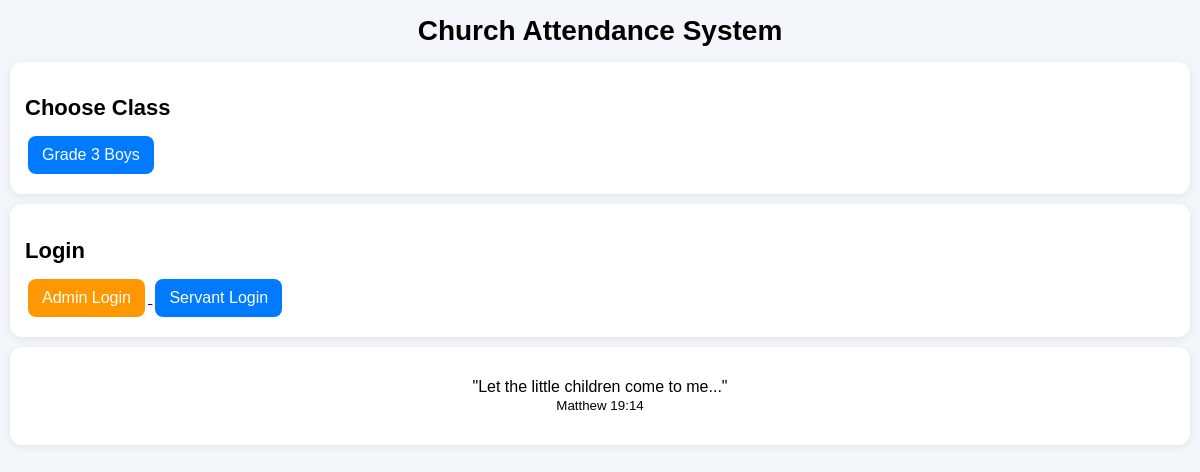
Before: / with the older database file.
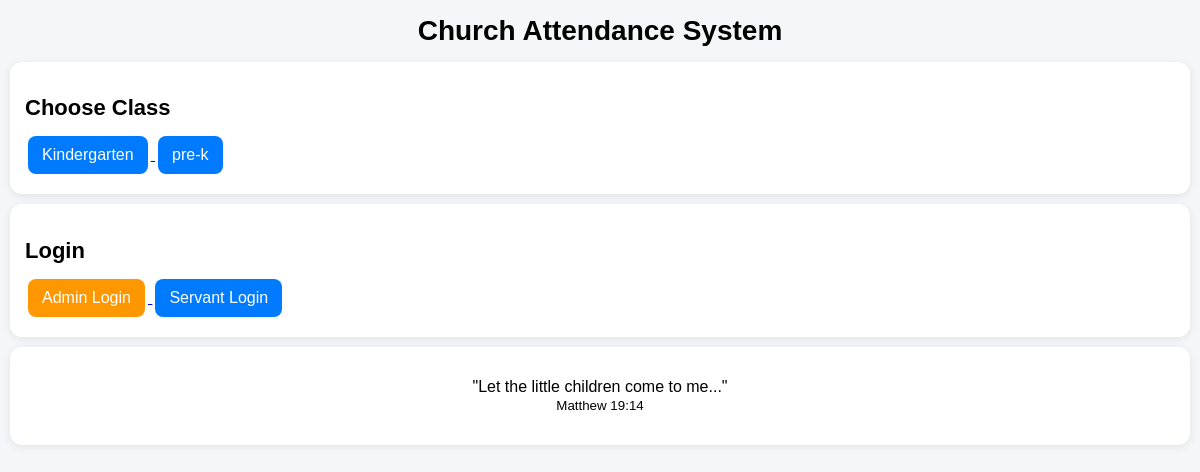
After: the same page with the newer database file.
### tables this page shows
CREATE TABLE classes (
        id INTEGER PRIMARY KEY AUTOINCREMENT,
        name TEXT
    );

### app.py (the view)
@app.route("/")
def landing():
    conn = sqlite3.connect("church.db")
    c = conn.cursor()
    c.execute("SELECT * FROM classes")
    classes = c.fetchall()
    conn.close()
    return render_template("landing.html", classes=classes)

### templates/landing.html (shortened to what this page needs)
<!DOCTYPE html>
<html>
<head>
<link rel="stylesheet" href="/static/style.css">
</head>
<body>
<h1>Church Attendance System</h1>
<div class="card">
<h2>Choose Class</h2>
{% for c in classes %}
    <a href="/class/{{ c[0] }}">
        <button class="primary">{{ c[1] }}</button>
    </a>
{% endfor %}
</div>
<div class="card">
<h2>Login</h2>
<a href="/login/admin">
    <button class="warning">Admin Login</button>
</a>
<a href="/login/servant">
    <button class="primary">Servant Login</button>
</a>
</div>
<div class="card">
<p style="text-align:center;">
"Let the little children come to me..."<br>
<small>Matthew 19:14</small>
</p>
</div>
</body>
</html>

Changed rows visible on the page:
changed classes: name "Grade 3 Boys" → "Kindergarten"
added classes: name "pre-k"
